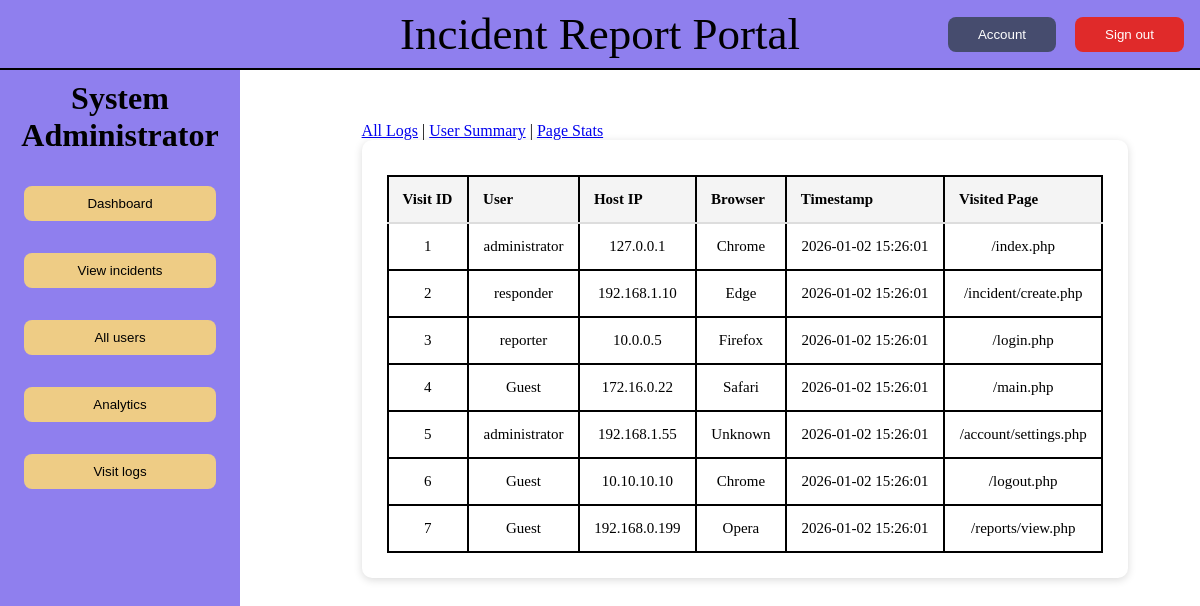
Page /pages/admin/visitLogs.php (signed in) on the committed database.
### tables this page shows
CREATE TABLE visit_log (
    visit_log_id INT AUTO_INCREMENT PRIMARY KEY,
    page_url_id INT NOT NULL,
    browser_id INT NOT NULL,
    host_ip VARCHAR(45),
    timestamp DATETIME DEFAULT CURRENT_TIMESTAMP,
    FOREIGN KEY (page_url_id) REFERENCES page_url(page_url_id),
    FOREIGN KEY (browser_id) REFERENCES browser(browser_id)
);

CREATE TABLE user (
    user_id INT AUTO_INCREMENT PRIMARY KEY,
    role_id INT NOT NULL,
    first_name VARCHAR(50),
    last_name VARCHAR(50),
    username VARCHAR(50) UNIQUE NOT NULL,
    email VARCHAR(255) UNIQUE NOT NULL,
    password_hash VARCHAR(255) NOT NULL,
    created_at DATETIME DEFAULT CURRENT_TIMESTAMP,
    FOREIGN KEY (role_id) REFERENCES role(role_id)
);

CREATE TABLE browser (
    browser_id INT AUTO_INCREMENT PRIMARY KEY,
    browser VARCHAR(100) NOT NULL
);

CREATE TABLE page_url (
    page_url_id INT AUTO_INCREMENT PRIMARY KEY,
    page_url VARCHAR(255) NOT NULL
);

### pages/admin/visitLogs.php (the view, shortened to what this page needs)
<?php
require_once "../../includes/db.php";
$sql = "
    SELECT
        v.visit_log_id,
        v.host_ip,
        b.browser AS browser_name,
        v.timestamp,
        p.page_url,
        u.username
    FROM visit_log v
    LEFT JOIN browser b
        ON v.browser_id = b.browser_id
    LEFT JOIN page_url p
        ON v.page_url_id = p.page_url_id
    LEFT JOIN user_visit_log uv
        ON uv.visit_log_id = v.visit_log_id
    LEFT JOIN user u
        ON u.user_id = uv.user_id
    ORDER BY v.timestamp DESC
";
$result = $mysqli->query($sql);
$content = <<<HTML
<section class="visitlogs_container">
    <a href="visitLogs.php">All Logs</a> |
    <a href="userSummary.php">User Summary</a> |
    <a href="pageStats.php">Page Stats</a>
    <div class="visitlogs_card">
        <div class="visitlogs_table_wrapper">
            <table class="visitlogs_table">
                <thead>
                    <tr>
                        <th>Visit ID</th>
                        <th>User</th>
                        <th>Host IP</th>
                        <th>Browser</th>
                        <th>Timestamp</th>
                        <th>Visited Page</th>
                    </tr>
                </thead>
                <tbody>
HTML;
while ($row = $result->fetch_assoc()) {
    $browser = $row["browser_name"] ?? "Unknown";
    $pageUrl = $row["page_url"] ?? "Unknown";
    $username = $row["username"] ?? "Guest";
    $content .= "
        <tr>
            <td>{$row["visit_log_id"]}</td>
            <td>{$username}</td>
            <td>{$row["host_ip"]}</td>
            <td>{$browser}</td>
            <td>{$row["timestamp"]}</td>
            <td>{$pageUrl}</td>
        </tr>
    ";
}
$content .= <<<HTML
                </tbody>
            </table>
        </div>
    </div>
</section>
HTML;
require "../../includes/layout.php";
?>

### includes/layout.php (shortened to what this page needs)
<!DOCTYPE html>
<html lang="en">
<head>
  <link rel="stylesheet" href="/css/main.css">
  <link rel="stylesheet" href="/css/incident_form.css">
  <link rel="stylesheet" href="/css/incidents.css">
  <link rel="stylesheet" href="/css/global.css">
  <link rel="stylesheet" href="/css/all_users.css">
  <link rel="stylesheet" href="/css/add_user.css">
  <link rel="stylesheet" href="/css/visitLogs.css">
  <link rel="stylesheet" href="/css/error.css">
  <link rel="stylesheet" href="/css/analytics.css">
</head>
<body>
  <header>
    <p>Incident Report Portal
    </p>
    <div>
      <button>Account</button>
      <button onclick=" window.location.href='/logout.php'">Sign out</button>
    </div>
  </header>
  <aside>
    <?php
    $buttons = "";
    if ($_SESSION["role"] === "admin") {
      $buttons .= <<<HTML
        <div class="aside-button-container" id="admin">
          <p>System Administrator</p>
          <button onclick="window.location.href='/main.php'">Dashboard</button>
          <button onclick="window.location.href='/pages/admin/incidents.php'">View incidents</button>
          <button onclick="window.location.href='/pages/admin/allUsers.php'">All users</button>
          <button onclick="window.location.href='/pages/admin/analytics.php'">Analytics</button>
          <button onclick="window.location.href='/pages/admin/visitLogs.php'">Visit logs</button>
        </div>
      HTML;
    }
    echo $buttons;
    ?>
  </aside>
  <main>
    <?php
    echo $content;
    ?>
  </main>
</body>
</html>

### css/main.css (style rules this page uses)
body { display: grid; grid-template-columns: 15rem auto; grid-template-rows: auto 1fr; height: 100vh; width: 100vw; margin: 0; }
header { background-color: #8f7fee; grid-column: 1 / 3; grid-row: 1; border-bottom: 2px solid black; display: grid; grid-template-columns: 1fr auto 1fr; align-items: center; padding: 0.5rem 1rem; }
header > p { font-size: 45px; grid-column: 2; text-align: center; margin: 0; }
header > div { grid-column: 3; justify-self: end; }
header > div > button { padding: 10px 30px 10px 30px; border: none; border-radius: 8px; color: white; transition: 0.1s; }
header > div > button:first-of-type { background-color: #464c6e; margin-right: 15px; }
header > div > button:last-of-type { background-color: #e02a2a; }
aside { background-color: #8f7fee; grid-column: 1; grid-row: 2; display: flex; align-items: center; flex-direction: column; gap: 20px; }
.aside-button-container { width: 80%; display: flex; align-items: center; flex-direction: column; gap: 32px; }
.aside-button-container > button { background-color: #eecc85; padding: 10px 30px 10px 30px; border: none; border-radius: 8px; color: black; width: 100%; margin-left: 10px; margin-right: 10px; transition: 0.1s; }
.aside-button-container > p { margin-top: 10px; margin-bottom: 0; font-weight: bold; text-align: center; font-size: 32px; }
main { grid-column: 2; grid-row: 2; display: flex; align-items: flex-start; justify-content: center; overflow: hidden; padding: 2rem; }

### css/incidents.css (style rules this page uses)
table { border: 2px solid black; width: 90%; }
table th, table td { text-align: center; vertical-align: middle; }
th, td { border: 2px solid black; background-color: var(--primary-bt-color); border-radius: 5px; }

### css/global.css (style rules this page uses)
:root { --primary-bg-color: #8f7fee; --primary-bg-hover-color: #7541ef; --primary-bt-color: #eecc85; --primary-bt-hover-color: #e6b863; --primary-bt-delete-color: #e02a2a; --primary-bt-delete-hover-color: #b32222; }

### css/visitLogs.css (style rules this page uses)
.visitlogs_container { width: 80%; margin: 0 auto; padding-top: 20px; }
.visitlogs_card { background: white; padding: 25px; border-radius: 10px; box-shadow: 0 2px 8px rgba(0,0,0,0.15); width: 100%; max-width: 1100px; margin: 0 auto; overflow: hidden; }
.visitlogs_table_wrapper { max-height: 650px; overflow-y: auto; overflow-x: hidden; margin-top: 10px; display: block; }
.visitlogs_table { width: 100%; border-collapse: collapse; font-size: 15px; }
.visitlogs_table th { background: #f4f4f4; padding: 14px; border-bottom: 2px solid #ddd; font-weight: bold; text-align: left; }
.visitlogs_table td { padding: 14px; border-bottom: 1px solid #ddd; background: white; }
.visitlogs_table tr:nth-child(odd) td, .visitlogs_table tr:nth-child(even) td { background: white !important; }

### rows in the picture
visit_log: visit_log_id "1", user.username "administrator", host_ip "127.0.0.1", browser.browser "Chrome", timestamp "2026-01-02 15:26:01", page_url.page_url "/index.php"
visit_log: visit_log_id "2", user.username "responder", host_ip "192.168.1.10", browser.browser "Edge", timestamp "2026-01-02 15:26:01", page_url.page_url "/incident/create.php"
visit_log: visit_log_id "3", user.username "reporter", host_ip "10.0.0.5", browser.browser "Firefox", timestamp "2026-01-02 15:26:01", page_url.page_url "/login.php"
visit_log: visit_log_id "4", username "Guest", host_ip "172.16.0.22", browser.browser "Safari", timestamp "2026-01-02 15:26:01", page_url.page_url "/main.php"
visit_log: visit_log_id "5", user.username "administrator", host_ip "192.168.1.55", browser.browser "Unknown", timestamp "2026-01-02 15:26:01", page_url.page_url "/account/settings.php"
visit_log: visit_log_id "6", username "Guest", host_ip "10.10.10.10", browser.browser "Chrome", timestamp "2026-01-02 15:26:01", page_url.page_url "/logout.php"
visit_log: visit_log_id "7", username "Guest", host_ip "192.168.0.199", browser.browser "Opera", timestamp "2026-01-02 15:26:01", page_url.page_url "/reports/view.php"
